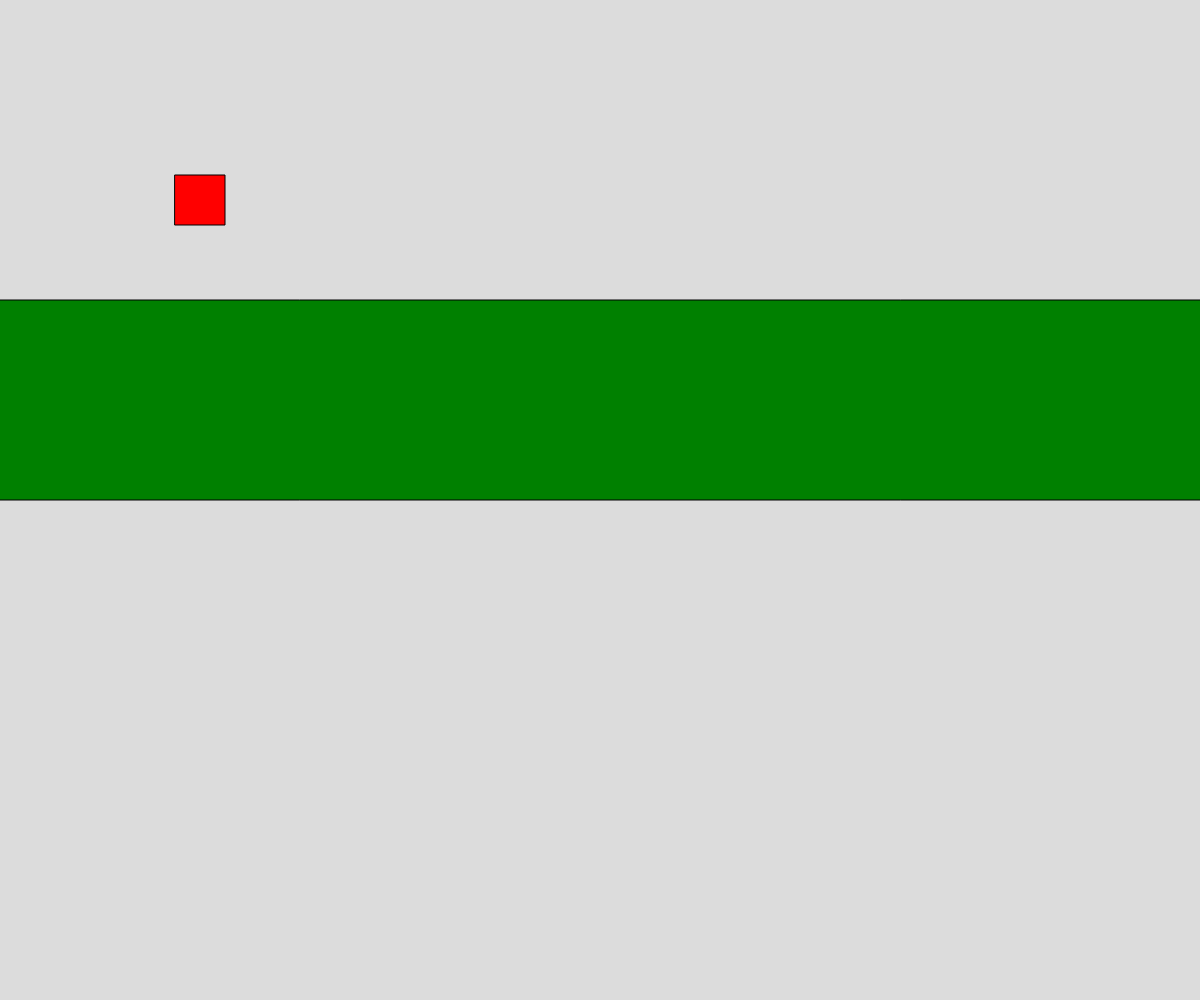
Frame 1 (no input)
Frame 60 (no input): identical to frame 1, image omitted
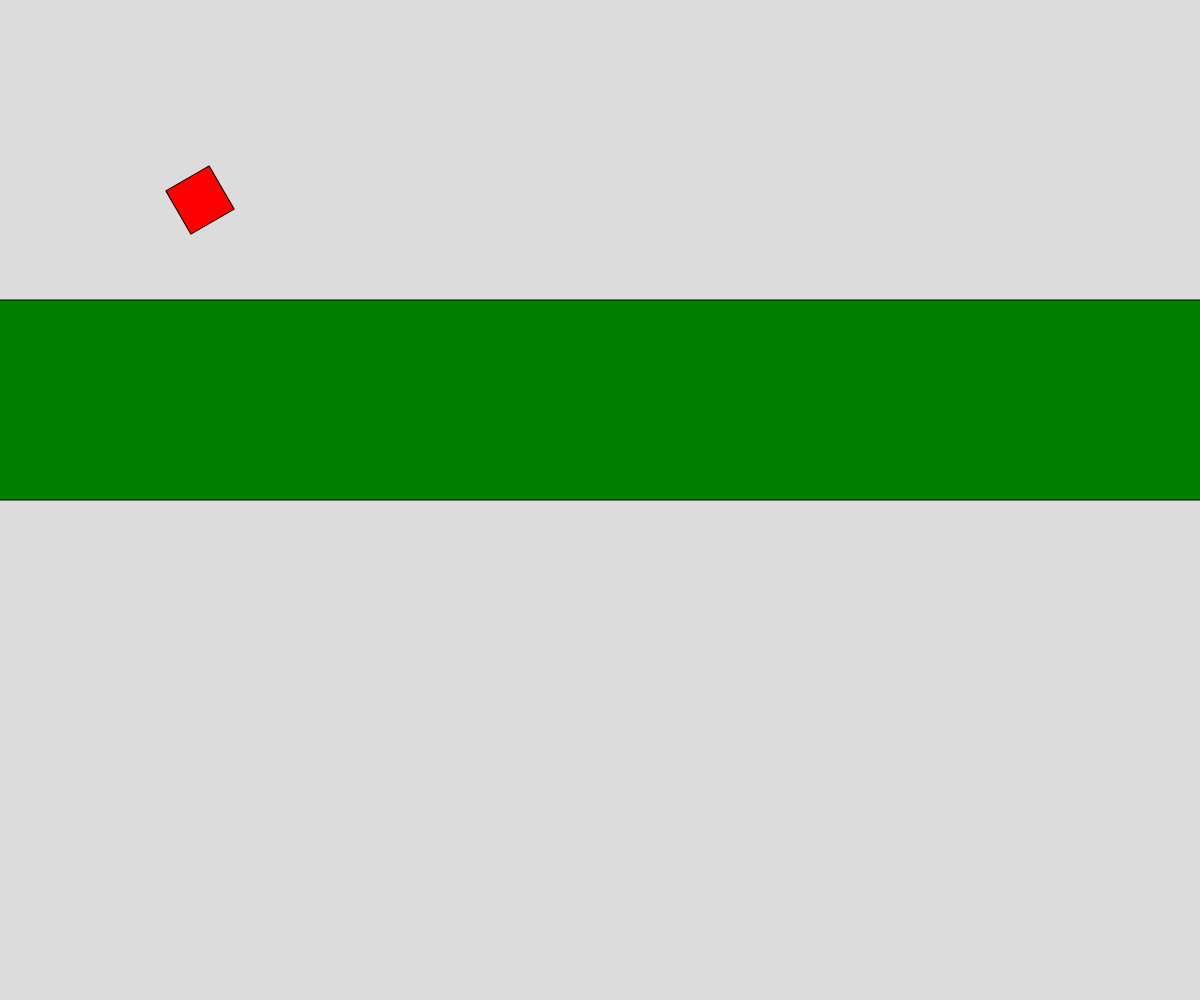
Frame 120 (the mouse pressed at the canvas centre since frame 60)

The p5.js sketch that drew these frames (run headless with seeded random() and noise() and a simulated clock; from frame 60 on, the mouse is pressed at the canvas centre):

// p5.js sketch
// ── sketch.js
// Translate/Rotate Demo


function setup() {
  createCanvas(windowWidth, windowHeight);
  angleMode(DEGREES);
  rectMode(CENTER);
}

function draw() {
  background(220);

  push();   // Saves transformation matrix
  translate(200, 200);   // Moves the origin
  rotate(mouseX);
  fill("red");
  square(0, 0, 50);
  pop();    // Reset to the pushed translation matrix

  fill("green");
  rect(width/2, 400, width*2, 200);
}
